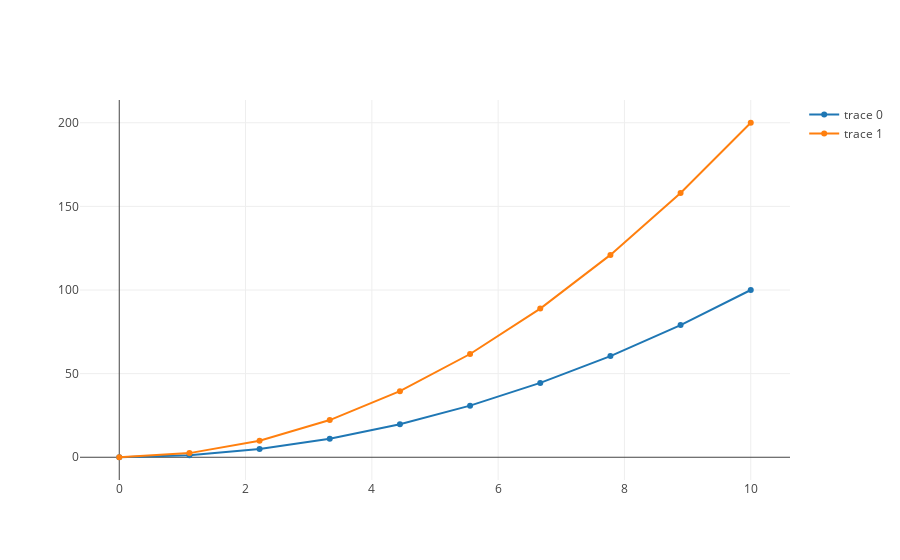
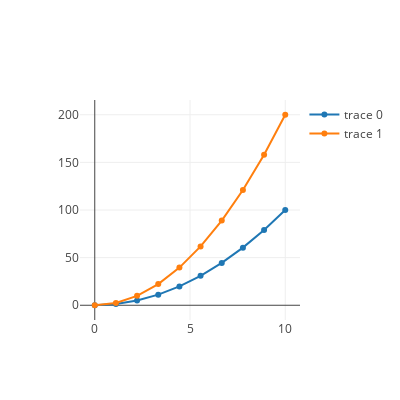

The cell these charts' notebook holds for them, in order:
### Markdown cell above
## Visualization

Several packages already exist for visualization in python. The most popular one in matplotlib, it has very simple syntax which should feel familiar for matlab users; however, matplotlib generates static plots. The Impact visualization module is built around plotly, which generated dynamic javascript plots, and as such it is worthwhile understanding the basic syntax of plotly charts.

### Code cell
import impact.plotting as implot
import numpy as np

# Charts are made up in a hierarchical structure, but can be quickly generated as follows:
x = np.linspace(0,10,10) 
y = np.linspace(0,10,10)**2
implot.plot([implot.go.Scatter(x=x,y=y),
             implot.go.Scatter(x=x,y=y*2)])

# For more control over these plots, they can be built form the ground up
# Traces are defined for each feature
traces = [implot.go.Scatter(x=x,y=y),
             implot.go.Scatter(x=x,y=y*2)]

layout = implot.go.Layout(height=400,width=400)

# Traces are joined to a figure
fig = implot.go.Figure(data=traces, layout=layout)

# And a figure is printed using plot
implot.plot(fig)

### Figure 1 — Plotly figure (JSON) as saved in the notebook; plotly's stock layout.template omitted (floating-point values rounded to 4 significant figures)
{"data": [{"type": "scatter", "x": [0, 1.111, 2.222, 3.333, 4.444, 5.556, 6.667, 7.778, 8.889, 10], "y": [0, 1.235, 4.938, 11.11, 19.75, 30.86, 44.44, 60.49, 79.01, 100]}, {"type": "scatter", "x": [0, 1.111, 2.222, 3.333, 4.444, 5.556, 6.667, 7.778, 8.889, 10], "y": [0, 2.469, 9.877, 22.22, 39.51, 61.73, 88.89, 121.0, 158.0, 200]}], "layout": {}}

### Figure 2 — Plotly figure (JSON) as saved in the notebook; plotly's stock layout.template omitted (floating-point values rounded to 4 significant figures)
{"data": [{"type": "scatter", "x": [0, 1.111, 2.222, 3.333, 4.444, 5.556, 6.667, 7.778, 8.889, 10], "y": [0, 1.235, 4.938, 11.11, 19.75, 30.86, 44.44, 60.49, 79.01, 100]}, {"type": "scatter", "x": [0, 1.111, 2.222, 3.333, 4.444, 5.556, 6.667, 7.778, 8.889, 10], "y": [0, 2.469, 9.877, 22.22, 39.51, 61.73, 88.89, 121.0, 158.0, 200]}], "layout": {"height": 400, "width": 400}}
